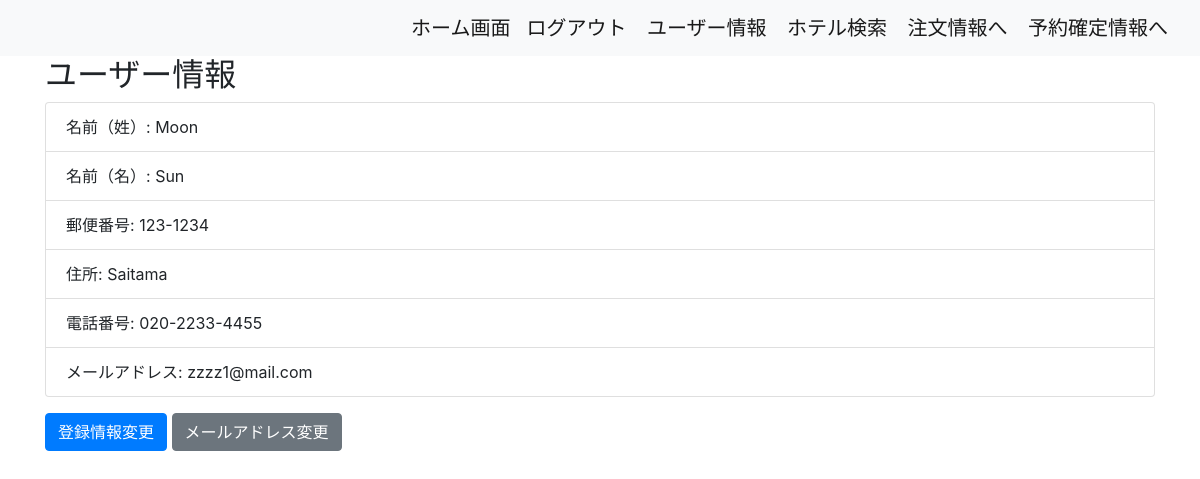
Page /accounts/us_info/ (signed in) on the earlier database version.
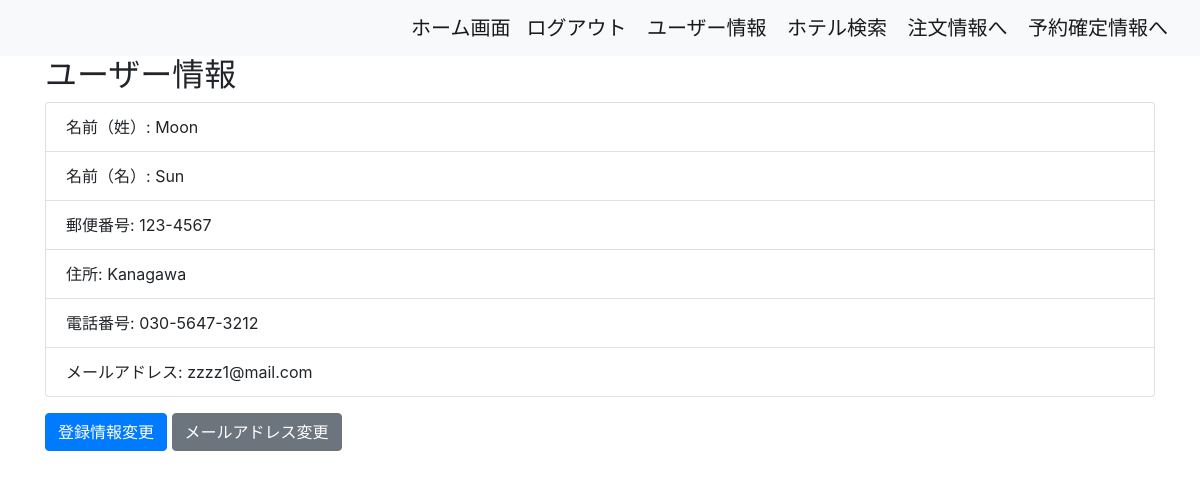
Same page on the later database version.
### accounts/models.py (models this page shows, shortened)
class Users(AbstractBaseUser, PermissionsMixin):
    username = models.CharField(max_length=100)
    email = models.EmailField(max_length=200, unique=True)
    is_active = models.BooleanField(default=True)
    is_staff = models.BooleanField(default=False)
    first_name = models.CharField(max_length=30, blank=True, null=True)
    last_name = models.CharField(max_length=30, blank=True, null=True)
    zip_code = models.CharField(max_length=10, blank=True, null=True)
    address = models.CharField(max_length=255, blank=True, null=True)
    phone_number = models.CharField(max_length=20, blank=True, null=True)
    USERNAME_FIELD = 'email'
    REQUIRED_FIELDS = ['username']
    objects = UserManager()

### accounts/views.py (the view, shortened to what this page needs)
# urls.py: path('us_info/', UserInfoView.as_view(), name='us_info'),
class UserInfoView(LoginRequiredMixin, FormView):
    template_name = 'us_info.html'
    form_class = UserInfoForm
    success_url = reverse_lazy('accounts:us_info')
    def get_form_kwargs(self):
        kwargs = super().get_form_kwargs()
        kwargs['instance'] = self.request.user
        kwargs['initial'] = {
            'last_name' : self.request.user.last_name,
            'first_name' : self.request.user.first_name,
            'zip_code' : self.request.user.zip_code,
            'address' : self.request.user.address,
            'phone_number' : self.request.user.phone_number,
            'email' : self.request.user.email,
        }
        return kwargs

### templates/us_info.html (shortened to what this page needs)
{% extends 'base.html' %}
{% block content %}
<div class="container">
    <h2>ユーザー情報</h2>
    <ul class="list-group mb-3">
        <li class="list-group-item">名前（姓）: {{ user.last_name }}</li>
        <li class="list-group-item">名前（名）: {{ user.first_name }}</li>
        <li class="list-group-item">郵便番号: {{ user.zip_code }}</li>
        <li class="list-group-item">住所: {{ user.address }}</li>
        <li class="list-group-item">電話番号: {{ user.phone_number }}</li>
        <li class="list-group-item">メールアドレス: {{ user.email }}</li>
    </ul>
    <a href="{% url 'accounts:update_us_info' %}" class="btn btn-primary">登録情報変更</a>
    <a href="{% url 'accounts:update_email' %}" class="btn btn-secondary">メールアドレス変更</a>
</div>
{% endblock %}

Differences in the rows shown:
changed Users "Moon": zip_code "123-1234" → "123-4567"; address "Saitama" → "Kanagawa"; phone_number "020-2233-4455" → "030-5647-3212"
